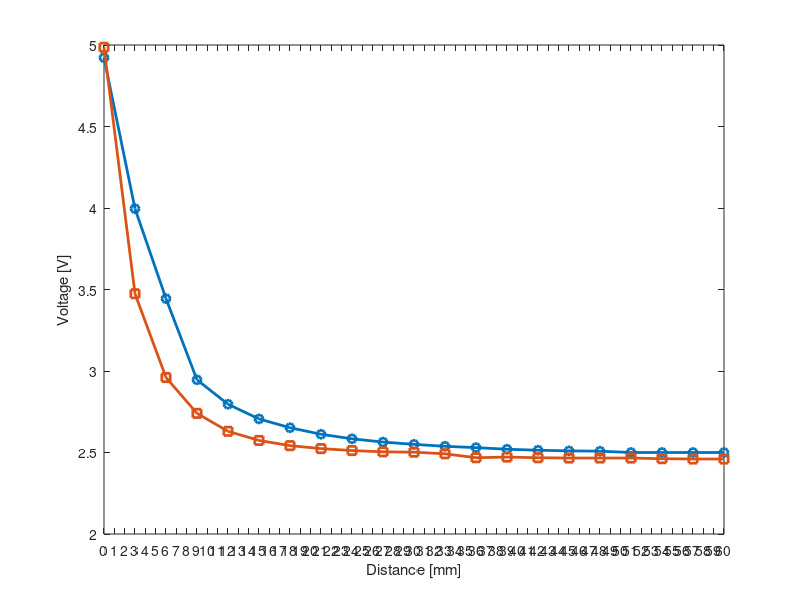

This chart was generated by the following MATLAB code: (Note: this script raises an error after producing the figure.)
clear all
close all
clc

values_new = [4.922 3.996 3.444 2.946 2.796 2.706 2.652 2.612 2.584 2.564 2.55 2.538 ...
    2.53 2.52 2.514 2.51 2.508 2.5 2.5 2.5 2.5];
values_old = [4.986 3.474 2.96 2.74 2.63 2.574 2.542 2.524 2.512 2.504 2.502 ...
    2.492 2.468 2.472 2.468 2.466 2.466 2.466 2.462 2.46 2.46]

distances = [0 3 6 9 12 15 18 21 24 27 30 33 36 39 42 45 48 51 54 57 60];

figure(1)
p=plot (distances, values_new, '-o','LineWidth',2)
hold on
q = plot (distances, values_old, '-s', 'LineWidth',2)
% grid on
%[t,s] = title ('North Pole')
x = xlabel('Distance [mm]')
y = ylabel ('Voltage [V]')
ylim ([2 5])
xlim([0 60])
xticks([0:60])
a = yline(2.49)
a.LineWidth = 1;
a.LineStyle = '--';
% a.Label = 'Regime value'
l=legend ('Hole magnet', 'Cylinder magnet')
l.Location = 'northeast'
l.FontSize = 30

%p.MarkerFaceColor = [1 0.5 0];
%p.MarkerSize = 8;
p.Color = [0.9290 0.6940 0.1250];
q.Color = [0.4660 0.6740 0.1880]
%q.MarkerSize = 8;

%t.FontSize = 16;
% s.FontAngle='italic';
x.FontSize = 30;
y.FontSize = 30;